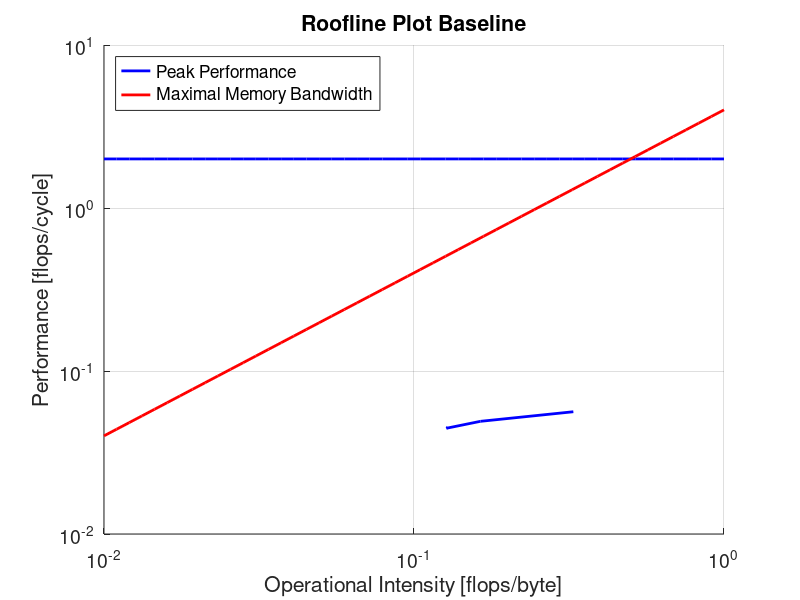
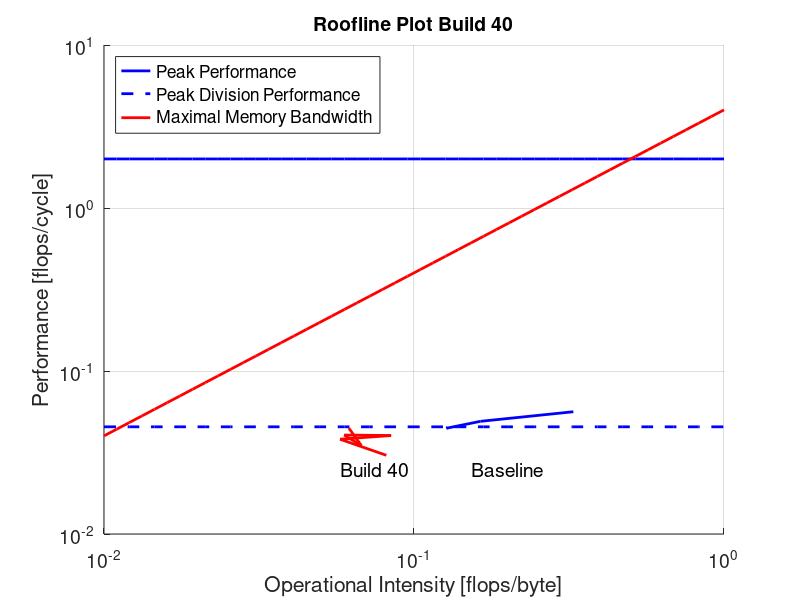

MATLAB code to generate these figures, in order:
%% All measurements are for B003 (Baseline)
roofline_points = [];

%% Performance Analysis 100k full
num_cycles = 377602017046; % CPU_CLK_UNHALTED.REF_TSC
num_messages = 537756;
% number of flops = FP_COMP_OPS_EXE.SSE_SCALAR_DOUBLE +
%                   FP_COMP_OPS_EXE.SSE_SCALAR_SINGLE + 
%                   FP_COMP_OPS_EXE.X87
num_flops = 14364021546 + 0 + 2664003996;
runtime = 114.685; % seconds
bandwidth_sec = 1.156; % GB/s

bandwidth_cycle = (runtime*bandwidth_sec*1000000000)/num_cycles;
flops_cycle = num_flops/num_cycles;
intensity = flops_cycle/bandwidth_cycle;
roofline_points = [roofline_points; intensity, flops_cycle];

%% Performance Analysis [dataset user 405] 734 movies, user 405
num_cycles = 234140351210; % CPU_CLK_UNHALTED.REF_TSC
num_messages = 330576;
% number of flops = FP_COMP_OPS_EXE.SSE_SCALAR_DOUBLE +
%                   FP_COMP_OPS_EXE.SSE_SCALAR_SINGLE + 
%                   FP_COMP_OPS_EXE.X87
num_flops = 8928013392 + 0 + 1500002250;
runtime = 71.113; % seconds
bandwidth_sec = 1.153; % GB/s

bandwidth_cycle = (runtime*bandwidth_sec*1000000000)/num_cycles;
flops_cycle = num_flops/num_cycles;
intensity = flops_cycle/bandwidth_cycle;
roofline_points = [roofline_points; intensity, flops_cycle];

%% Performance Analysis [dataset 512] 272 movies, user 1-10
num_cycles = 1553744330613; % CPU_CLK_UNHALTED.REF_TSC
num_messages = 2000409;
% number of flops = FP_COMP_OPS_EXE.SSE_SCALAR_DOUBLE +
%                   FP_COMP_OPS_EXE.SSE_SCALAR_SINGLE + 
%                   FP_COMP_OPS_EXE.X87
num_flops = 66078099117 + 0 + 10242015363;
runtime = 471.622; % seconds
bandwidth_sec = 0.988; % GB/s

bandwidth_cycle = (runtime*bandwidth_sec*1000000000)/num_cycles;
flops_cycle = num_flops/num_cycles;
intensity = flops_cycle/bandwidth_cycle;
roofline_points = [roofline_points; intensity, flops_cycle];

%% Performance Analysis 32 movies, user 1-10
num_cycles = 72650108975; % CPU_CLK_UNHALTED.REF_TSC
num_messages = 163805;
% number of flops = FP_COMP_OPS_EXE.SSE_SCALAR_DOUBLE +
%                   FP_COMP_OPS_EXE.SSE_SCALAR_SINGLE + 
%                   FP_COMP_OPS_EXE.X87
num_flops = 3708005562 + 0 + 378000567;
runtime = 22.065; % seconds
bandwidth_sec = 0.567; % GB/s

bandwidth_cycle = (runtime*bandwidth_sec*1000000000)/num_cycles;
flops_cycle = num_flops/num_cycles;
intensity = flops_cycle/bandwidth_cycle;
roofline_points = [roofline_points; intensity, flops_cycle];

%% Roofline Plot Baseline
figure;
hold on; grid on
fontsize = 14;
x = logspace(-2,0);

maxBytesCycle = 4;
% flops / cycle
peakPerf = 2;
oneOpCycle = 1;

% Scalar peak performance
ys = ones(length(x),1).*peakPerf;
perfBound = loglog(x,ys,'-b','LineWidth',2);

% memory bandwidth
yb = x.*maxBytesCycle;
memBound = loglog(x,yb,'r','LineWidth',2);

% measurements
loglog(roofline_points(:,1), roofline_points(:,2), '-b', 'LineWidth',2);

title('Roofline Plot Baseline','fontsize', fontsize);
legend('Peak Performance','Maximal Memory Bandwidth','Location','northwest');
xlabel('Operational Intensity [flops/byte]', 'fontsize', fontsize)
ylabel('Performance [flops/cycle]', 'fontsize', fontsize)
set(gca,'XScale','log')
set(gca,'YScale','log')
set(gca,'fontsize', fontsize);
print(gcf, '-r150', 'roofline_baseline.png', '-dpng');

%% Measurements for B040
% compiled with gcc 4.5.2, -O3, cygwin64
roofline_points = [];
%% Performance Analysis 100k full, single precision
num_cycles = 3356005034; % CPU_CLK_UNHALTED.REF_TSC
num_messages = 54912;
% number of flops = FP_COMP_OPS_EXE.SSE_SCALAR_DOUBLE +
%                   FP_COMP_OPS_EXE.SSE_SCALAR_SINGLE + 
%                   FP_COMP_OPS_EXE.X87
num_flops = 72000108 + 12000018 + 18000027;
runtime = 1.019; % seconds
bandwidth_sec = 1.229; % GB/s

bandwidth_cycle = (runtime*bandwidth_sec*1000000000)/num_cycles;
flops_cycle = num_flops/num_cycles;
intensity = flops_cycle/bandwidth_cycle;
roofline_points = [roofline_points; intensity, flops_cycle];
%% Performance Analysis 100k full, double precision
num_cycles = 31454047181; % CPU_CLK_UNHALTED.REF_TSC
num_messages = 448130;
% number of flops = FP_COMP_OPS_EXE.SSE_SCALAR_DOUBLE +
%                   FP_COMP_OPS_EXE.SSE_SCALAR_SINGLE + 
%                   FP_COMP_OPS_EXE.X87
num_flops = 816001224 + 0 + 384000576;
runtime = 9.553; % seconds
bandwidth_sec = 2.176; % GB/s

bandwidth_cycle = (runtime*bandwidth_sec*1000000000)/num_cycles;
flops_cycle = num_flops/num_cycles;
intensity = flops_cycle/bandwidth_cycle;
roofline_points = [roofline_points; intensity, flops_cycle];
%% Performance Analysis [dataset user 405] 734 movies, user 405, single precision
num_cycles = 2538003807; % CPU_CLK_UNHALTED.REF_TSC
num_messages = 54330;
% number of flops = FP_COMP_OPS_EXE.SSE_SCALAR_DOUBLE +
%                   FP_COMP_OPS_EXE.SSE_SCALAR_SINGLE + 
%                   FP_COMP_OPS_EXE.X87
num_flops = 78000117 + 6000009 + 18000027;
runtime = 0.771; % seconds
bandwidth_sec = 1.568; % GB/s

bandwidth_cycle = (runtime*bandwidth_sec*1000000000)/num_cycles;
flops_cycle = num_flops/num_cycles;
intensity = flops_cycle/bandwidth_cycle;
roofline_points = [roofline_points; intensity, flops_cycle];
%% Performance Analysis [dataset user 405] 734 movies, user 405, double precision
num_cycles = 16308024462; % CPU_CLK_UNHALTED.REF_TSC
num_messages = 275480;
% number of flops = FP_COMP_OPS_EXE.SSE_SCALAR_DOUBLE +
%                   FP_COMP_OPS_EXE.SSE_SCALAR_SINGLE + 
%                   FP_COMP_OPS_EXE.X87
num_flops = 438000657 + 0 + 222000333;
runtime = 4.953; % seconds
bandwidth_sec = 2.238; % GB/s

bandwidth_cycle = (runtime*bandwidth_sec*1000000000)/num_cycles;
flops_cycle = num_flops/num_cycles;
intensity = flops_cycle/bandwidth_cycle;
roofline_points = [roofline_points; intensity, flops_cycle];
%% Performance Analysis [dataset 512] 272 movies, user 1-10, single precision
num_cycles = 9630014445; % CPU_CLK_UNHALTED.REF_TSC
num_messages = 105670;
% number of flops = FP_COMP_OPS_EXE.SSE_SCALAR_DOUBLE +
%                   FP_COMP_OPS_EXE.SSE_SCALAR_SINGLE + 
%                   FP_COMP_OPS_EXE.X87
num_flops = 204000306 + 30000045 + 102000153;
runtime = 2.925; % seconds
bandwidth_sec = 1.699; % GB/s

bandwidth_cycle = (runtime*bandwidth_sec*1000000000)/num_cycles;
flops_cycle = num_flops/num_cycles;
intensity = flops_cycle/bandwidth_cycle;
roofline_points = [roofline_points; intensity, flops_cycle];
%% Performance Analysis [dataset 512] 272 movies, user 1-10, double precision
num_cycles = 93388140082; % CPU_CLK_UNHALTED.REF_TSC
num_messages = 2083777;
% number of flops = FP_COMP_OPS_EXE.SSE_SCALAR_DOUBLE +
%                   FP_COMP_OPS_EXE.SSE_SCALAR_SINGLE + 
%                   FP_COMP_OPS_EXE.X87
num_flops = 2814004221 + 0 + 1356002034;
runtime = 30.253; % seconds
bandwidth_sec = 2.237; % GB/s

bandwidth_cycle = (runtime*bandwidth_sec*1000000000)/num_cycles;
flops_cycle = num_flops/num_cycles;
intensity = flops_cycle/bandwidth_cycle;
roofline_points = [roofline_points; intensity, flops_cycle];
%% Roofline Plot Baseline & B040
% Peak division perf
ys = ones(length(x),1).*(1/22);
divBound = loglog(x,ys,'--b','LineWidth',2);
title('Roofline Plot Build 40','fontsize', fontsize);
legend([perfBound, divBound, memBound],{'Peak Performance', 'Peak Division Performance', 'Maximal Memory Bandwidth'},'Location','northwest');
% measurements
loglog(roofline_points(:,1), roofline_points(:,2), '-r', 'LineWidth',2);
text(0.2, 0.025,{'Baseline'},'VerticalAlignment','middle','HorizontalAlignment','center', 'fontsize', fontsize);
text(0.075, 0.025,{'Build 40'},'VerticalAlignment','middle','HorizontalAlignment','center', 'fontsize', fontsize);
print(gcf, '-r150', 'roofline_mixed.png', '-dpng');